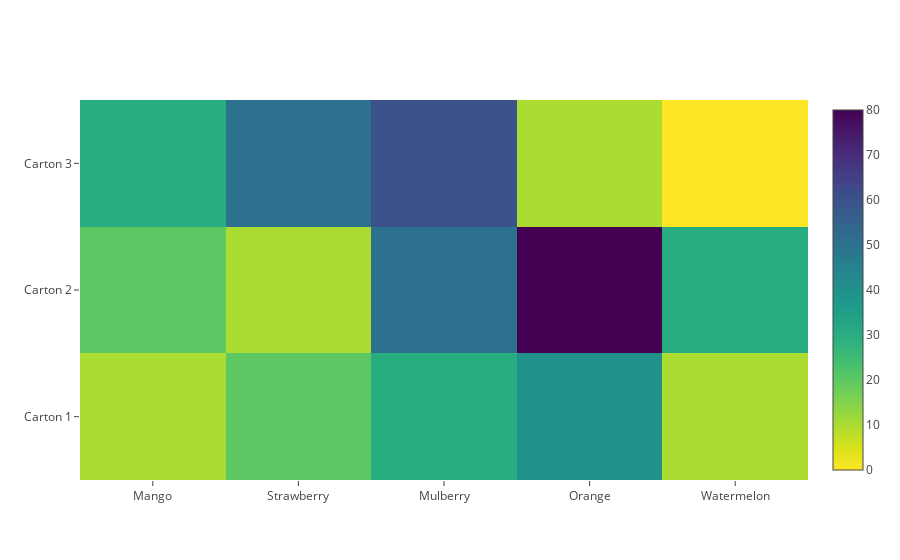

Notebook cell for this chart:
### Code cell
data=[trace]

offline.iplot(data)

### Figure 1 — Plotly figure (JSON) as saved in the notebook; plotly's stock layout.template omitted (floating-point values rounded to 4 significant figures)
{"data": [{"colorscale": "Viridis", "reversescale": true, "type": "heatmap", "uid": "dd0a1a7a-a9e9-11e8-89a9-70c94eeec314", "x": ["Mango", "Strawberry", "Mulberry", "Orange", "Watermelon"], "y": ["Carton 1", "Carton 2", "Carton 3"], "z": [[10, 20, 30, 40, 10], [20, 10, 50, 80, 30], [30, 50, 60, 10, 0]]}], "layout": {}}
